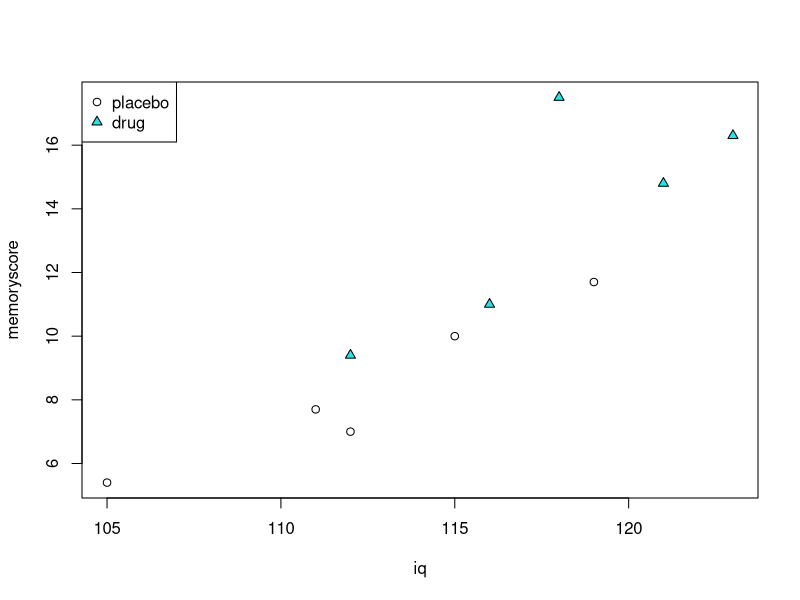
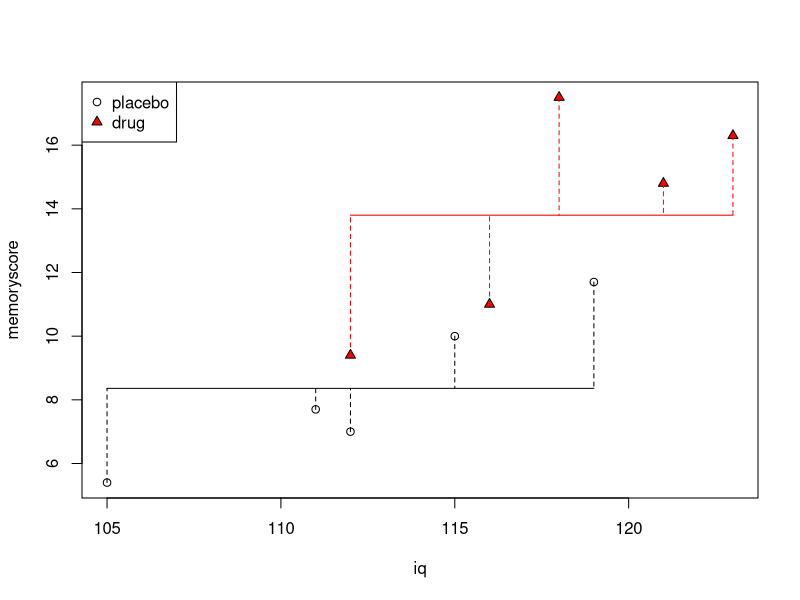
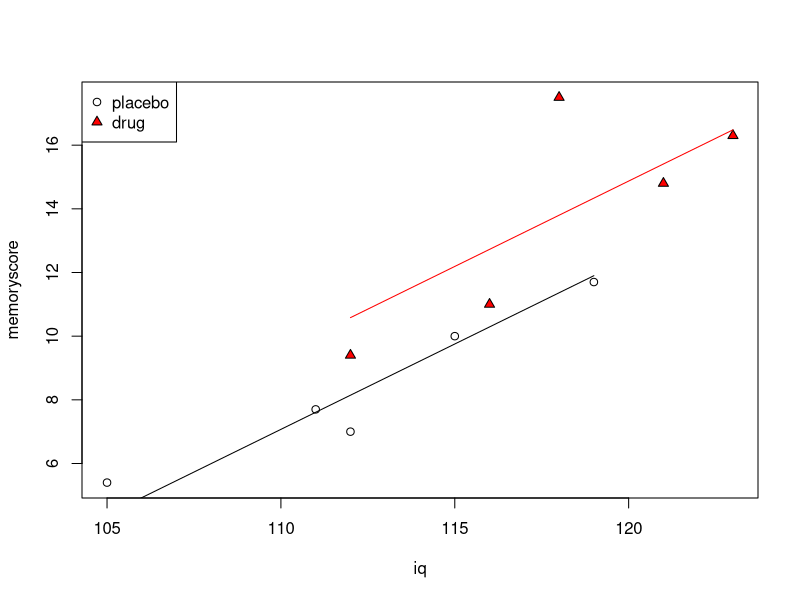
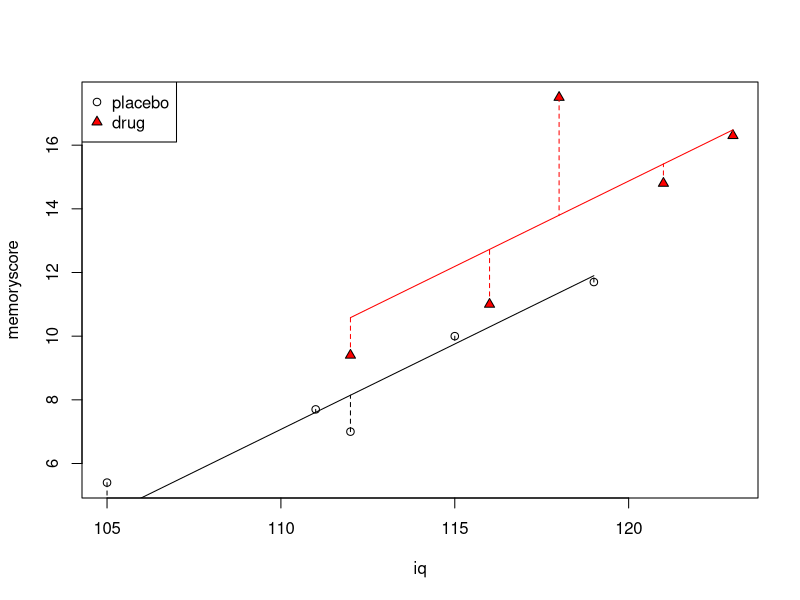
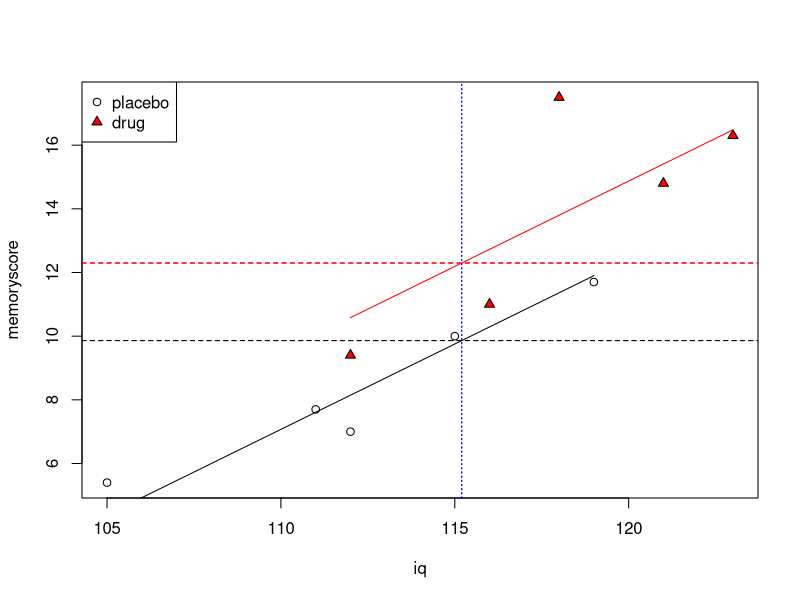
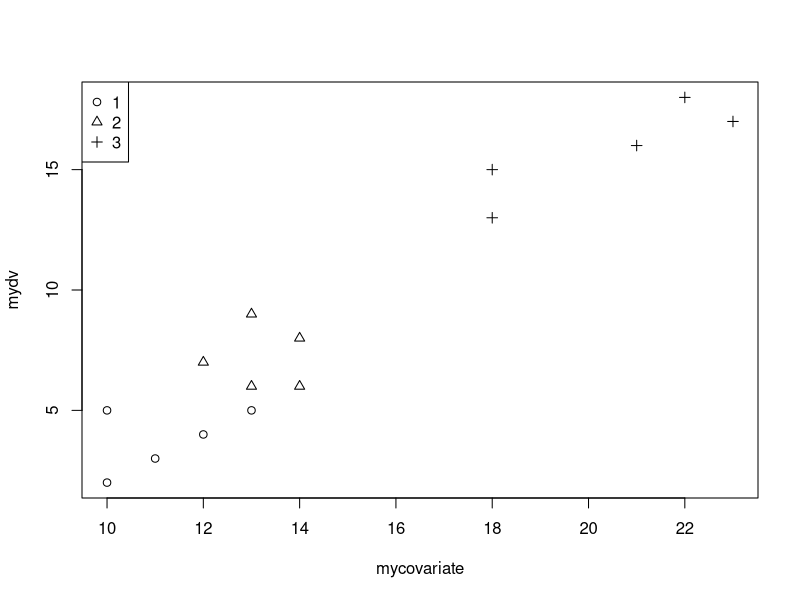

Write R code to recreate these figures, in order.
## ---- chunk 1
memoryscore <- c(7.0, 7.7, 5.4, 10.0, 11.7, 11.0, 9.4, 14.8, 17.5, 16.3)
group <- factor(c(rep("placebo", 5), rep("drug", 5)),
	levels=c("placebo", "drug"))
iq <- c(112,111,105,115,119,116,112,121,118,123)
plot(iq,memoryscore, pch=c(rep(1,5),rep(24,5)), bg=c(rep(1,5),rep(21,5)))
legend("topleft", c("placebo","drug"), pch=c(1,24), pt.bg=c(1,21))
## ---- chunk 2
options(contrasts = c("contr.sum", "contr.poly"))
mod.1 <- lm(memoryscore ~ group)
a <- anova(mod.1)
print(a)
## ---- chunk 3
plot(iq,memoryscore, pch=c(rep(1,5),rep(24,5)), bg=c(rep(1,5),rep("red",5)))
legend("topleft", c("placebo","drug"), pch=c(1,24), pt.bg=c(1,"red"))
for (j in 1:2) {
	if (j==1) {
		w <- c(1,2,3,4,5)
		cl <- 1
	}
	if (j==2) {
		w <- c(6,7,8,9,10)
		cl <- "red"
	}
	lines(c(min(iq[w]),max(iq[w])), c(mean(memoryscore[w]),
		mean(memoryscore[w])), col=cl)
	for (i in 1:length(w)) {
		lines(c(iq[w[i]],iq[w[i]]), c(memoryscore[w[i]],
			mean(memoryscore[w])), lty=2, col=cl)
	}
}
## ---- chunk 4
mod.full <- lm(memoryscore ~ iq + group)
mod.rest <- lm(memoryscore ~ iq)
a2 <- anova(mod.full, mod.rest)
print(a2)
a3 <- anova(mod.full)
print(a3)
## ---- chunk 5
plot(iq,memoryscore, pch=c(rep(1,5),rep(24,5)), bg=c(rep(1,5),rep("red",5)))
legend("topleft", c("placebo","drug"), pch=c(1,24), pt.bg=c(1,"red"))
mod.full.coef <- coef(mod.full)
print(mod.full.coef)
placebo.pred <- predict(mod.full)
for (j in 1:2) {
	if (j==1) {
		w <- c(1,2,3,4,5)
		cl <- 1
	}
	if (j==2) {
		w <- c(6,7,8,9,10)
		cl <- "red"
	}
	lines(c(min(iq[w]),max(iq[w])),
		c(min(placebo.pred[w]), max(placebo.pred[w])), col=cl)
}
## ---- chunk 6
plot(iq,memoryscore, pch=c(rep(1,5),rep(24,5)), bg=c(rep(1,5),rep("red",5)))
legend("topleft", c("placebo","drug"), pch=c(1,24), pt.bg=c(1,"red"))
for (j in 1:2) {
	if (j==1) {
		w <- c(1,2,3,4,5)
		cl <- 1
	}
	if (j==2) {
		w <- c(6,7,8,9,10)
		cl <- "red"
	}
	lines(c(min(iq[w]),max(iq[w])),
		c(min(placebo.pred[w]), max(placebo.pred[w])), col=cl)
	for (i in 1:length(w)) {
		lines(c(iq[w[i]],iq[w[i]]),
			c(memoryscore[w[i]], placebo.pred[w[i]]), lty=2, col=cl)
	}
}
## ---- chunk 7
group.predict <- factor(c("placebo","drug"), levels=c("placebo","drug"))
iq.predict <- rep(mean(iq), 2)
data.predict <- data.frame(group=group.predict, iq=iq.predict)
print(data.predict)
adjmeans <- predict(mod.full, data.predict)
data.predict = data.frame(data.predict, memoryscore=adjmeans)
print(data.predict)
## ---- chunk 8
plot(iq,memoryscore, pch=c(rep(1,5),rep(24,5)), bg=c(rep(1,5),rep("red",5)))
legend("topleft", c("placebo","drug"), pch=c(1,24), pt.bg=c(1,"red"))
for (j in 1:2) {
	if (j==1) {
		w <- c(1,2,3,4,5)
		cl <- 1
	}
	if (j==2) {
		w <- c(6,7,8,9,10)
		cl <- "red"
	}
	lines(c(min(iq[w]),max(iq[w])),
		c(min(placebo.pred[w]), max(placebo.pred[w])), col=cl)
	abline(v=mean(iq), lty=3, col="blue")
	abline(h=adjmeans[1], lty=2, col="black")
	abline(h=adjmeans[2], lty=2, col="red")
}
## ---- chunk 9
mod.F <- lm(memoryscore ~ iq + group + iq:group)
mod.R <- lm(memoryscore ~ iq + group)
anova(mod.F, mod.R)
## ---- chunk 10
anova(mod.F)
## ---- chunk 11
mydv <- c(2,3,5,4,5,6,6,8,9,7,13,15,16,17,18)
mygroup <- c(1,1,1,1,1,2,2,2,2,2,3,3,3,3,3)
mygroupf <- factor(mygroup)
mycovariate <- c(10,11,13,12,10,13,14,14,13,12,18,18,21,23,22)
rawmeans <- tapply(mydv, list(mygroupf), mean)
print(rawmeans)
plot(mycovariate, mydv, pch=mygroup)
legend("topleft", legend=levels(mygroupf), pch=unique(mygroup))
## ---- chunk 12
mymod <- lm(mydv ~ mycovariate + mygroupf)
mymod.anova <- anova(mymod)
print(mymod.anova)
## ---- chunk 13
# generate adjusted means
mygroup.predict <- factor(c(1,2,3))
mycovariate.predict <- rep(mean(mycovariate), 3)
mydata.predict <- data.frame(mygroupf=mygroup.predict,
		mycovariate=mycovariate.predict)
print(mydata.predict)
adjmeans <- predict(mymod, mydata.predict)
print(adjmeans)
## ---- chunk 14
# compare adjusted mean 1 and adjusted mean 2
Y1 <- adjmeans[1]	# adjusted mean 1
Y2 <- adjmeans[2]	# adjusted mean 2
a <- length(levels(mygroupf))	# total number of groups
N <- length(mydv)	# total number of subjects in whole experiment
n <- N/a # number of subjects in each group
mse <- mymod.anova$`Mean Sq`[3]	# error term from the ANOVA output table
n1 <- n
n2 <- n
# the extra junk in equation 37, Maxwell & Delaney
i1 <- which(mygroup==1)
i2 <- which(mygroup==2)
i3 <- which(mygroup==3)
sse1 <- sum((mydv[i1]-mean(mydv[i1]))^2)
sse2 <- sum((mydv[i2]-mean(mydv[i2]))^2)
sse3 <- sum((mydv[i3]-mean(mydv[i3]))^2)
denom_mult <- (1/n1) + (1/n2) + (((Y1-Y2)^2)/(sse1+sse2+sse3))
s2y1y2 <- mse * denom_mult
dfnum <- 1
dfdenom <- N-a-1
Fobs <- ((Y1-Y2)^2)/s2y1y2
p.value.uncorrected = pf(Fobs, dfnum, dfdenom, lower.tail=FALSE)
print(p.value.uncorrected)
qobs = sqrt(2*Fobs)
p.value.tukey = ptukey(q=qobs, nmeans=a, df=dfdenom, lower.tail=FALSE)
print(p.value.tukey)
## ---- chunk 15
library(multcomp)
summary(glht(aov(mydv ~ mycovariate + mygroupf), linfct=mcp(mygroupf="Tukey")))
